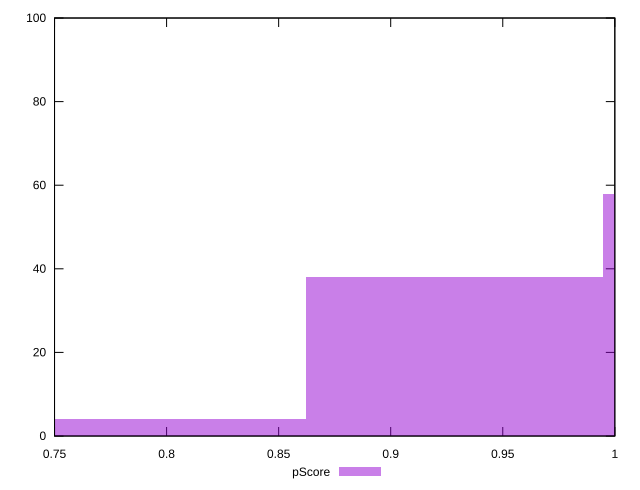

Here is the gnuplot script that generated this plot:
reset

$pScore <<EOF
0.9284827729950145 38
1.0611231691371594 58
0.7958423768528695 4
EOF

set key outside below
set boxwidth 0.13264039614214493
set xrange [0.75:1]
set yrange [0:100]
set trange [0:100]
set style fill transparent solid 0.5 noborder
set terminal svg size 640, 490 enhanced background rgb 'white'
set output "reprap/unminified-css/samples/pages+cached+noexternal/pScore/histogram.svg"

plot $pScore title "pScore" with boxes

reset
